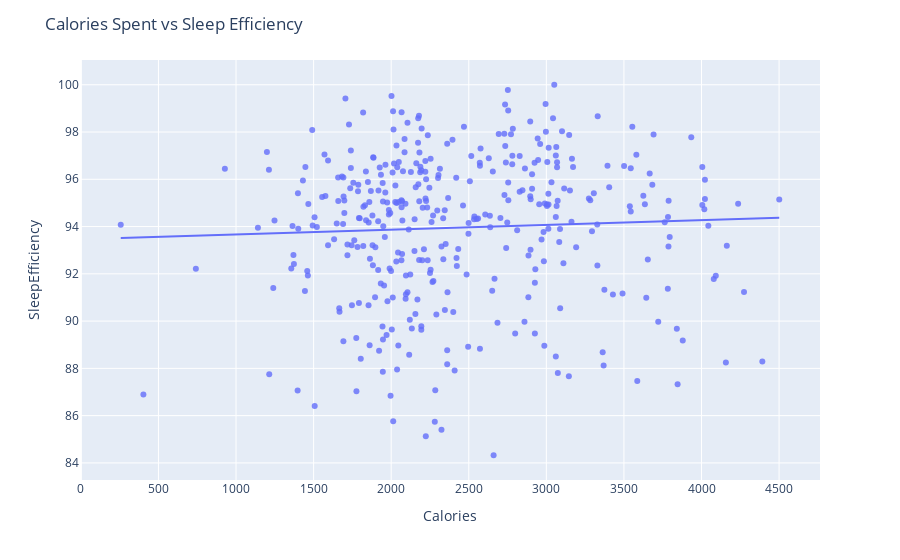

This figure's notebook cell:
### Code cell
#using iqr_filter
result1_filtered = irq_filter(result1,result1['Calories'],result1['SleepEfficiency'])
fig2 = px.scatter(
    result1_filtered, x='Calories', y='SleepEfficiency',
    hover_data=['Id','Calories','SleepEfficiency','MinutesAsleep','TimeInBed'],
    trendline='ols', opacity=0.8
)
fig2.update_layout(title='Calories Spent vs Sleep Efficiency')
fig2.show()

### Figure 1 — Plotly figure (JSON) as saved in the notebook; plotly's stock layout.template omitted (floating-point values rounded to 4 significant figures; data arrays with more than 128 entries replaced by an {"elided": "..."} marker saying what was removed)
{"data": [{"customdata": {"elided": "375x3 int values"}, "hovertemplate": "Calories=%{x}<br>SleepEfficiency=%{y}<br>Id=%{customdata[0]}<br>MinutesAsleep=%{customdata[1]}<br>TimeInBed=%{customdata[2]}<extra></extra>", "legendgroup": "", "marker": {"color": "#636efa", "opacity": 0.8, "symbol": "circle"}, "mode": "markers", "name": "", "orientation": "v", "showlegend": false, "type": "scatter", "x": {"elided": "375 int values"}, "xaxis": "x", "y": {"elided": "375 float values"}, "yaxis": "y"}, {"hovertemplate": "<b>OLS trendline</b><br>SleepEfficiency = 0.000202726 * Calories + 93.4597<br>R<sup>2</sup>=0.002297<br><br>Calories=%{x}<br>SleepEfficiency=%{y} <b>(trend)</b><extra></extra>", "legendgroup": "", "marker": {"color": "#636efa", "symbol": "circle"}, "mode": "lines", "name": "", "showlegend": false, "type": "scatter", "x": {"elided": "375 int values"}, "xaxis": "x", "y": {"elided": "375 float values"}, "yaxis": "y"}], "layout": {"legend": {"tracegroupgap": 0}, "margin": {"t": 60}, "title": {"text": "Calories Spent vs Sleep Efficiency"}, "xaxis": {"anchor": "y", "domain": [0, 1], "title": {"text": "Calories"}}, "yaxis": {"anchor": "x", "domain": [0, 1], "title": {"text": "SleepEfficiency"}}}}
